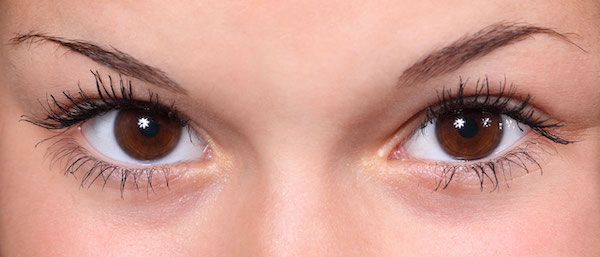
//> input picture Hough-Transform/brown-eyes.jpg, 600 x 257 px
$ ./hough_line brown-eyes.jpg   (built with g++ and OpenCV 4)
//> lines starting //> are read from the running program, lines starting //| are printed output that depends on the picture; after the words box and inside, x2 and y2 are one past the last pixel; in counts of white or black regions, pixels touching at a corner belong together
#include <opencv2/core/core.hpp>
#include <opencv2/highgui/highgui.hpp>
#include <opencv2/opencv.hpp>
#include <stdio.h>
#include <iostream>

using namespace cv;
using namespace std;

// variables to store images
Mat dst, cdstP, gray, src;

int thresh;
const int thresh_max = 100;
double t;

// create a vector to store points of line
vector<Vec4i> linesP;

void on_trackbar( int , void* )
{
  cdstP = src.clone();

  // apply hough line transform
  HoughLinesP(dst, linesP, 1, CV_PI/180, thresh, 10, 250);

  // draw lines on the detected points
   for( size_t i = 0; i < linesP.size(); i++ )
    {
        Vec4i l = linesP[i];
        line( cdstP, Point(l[0], l[1]), Point(l[2], l[3]), Scalar(255,0,0), 3, LINE_AA);
    }

   // show the resultant image
   imshow("Result Image", cdstP);
}

int main(int argc, char** argv) {
  const char* file = argv[1];
  // Read image (color mode)
  src = imread(file, 1);
//> src is the input picture: 257 rows x 600 cols, CV_8UC3; mean B, G, R 142.2, 153.8, 204.8

  if(src.empty())
  {
    cout << "Error in reading image" << file<< endl;
    return -1;
  }

  // Convert to gray-scale
  cvtColor(src, gray, COLOR_BGR2GRAY);
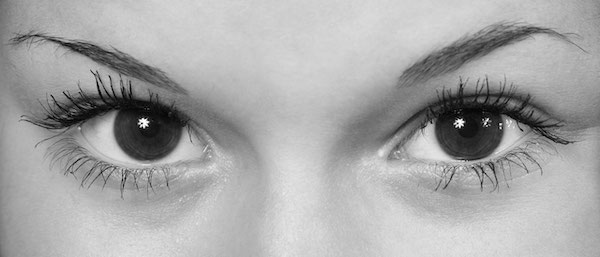
//> gray: 257 rows x 600 cols, CV_8UC1; min 0, max 255, mean 167.7

  // Detect edges using Canny Edge Detector
  Canny(gray, dst, 50, 200, 3);
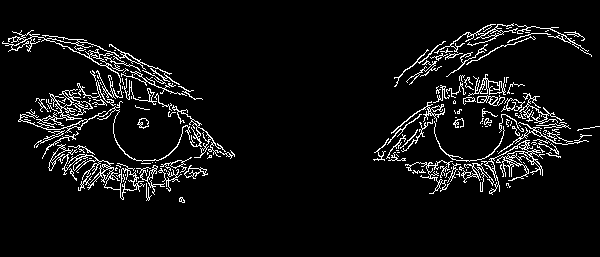
//> dst: 257 rows x 600 cols, CV_8UC1; 6.1% white in thin lines or dots, all inside (x1, y1, x2, y2) = (2, 23, 600, 203)

  // Make a copy of original image
  cdstP = src.clone();

  // Will hold the results of the detection
  namedWindow("Result Image", 1);

  // Declare thresh to vary the max_radius of circles to be detected in hough transform
  thresh = 50;

  // Create trackbar to change threshold values
  createTrackbar("threshold", "Result Image", &thresh, thresh_max, on_trackbar);
  on_trackbar(thresh, 0);
//> in on_trackbar, `HoughLinesP(dst, linesP, 1, CV_PI/180, thresh, 10, 250);`: linesP = 79 lines (x1, y1, x2, y2), first 8: [50, 160, 535, 160], [20, 117, 594, 127], [64, 172, 542, 172], [49, 169, 537, 161], [13, 32, 131, 55], [427, 49, 575, 31], [8, 40, 148, 65], [20, 115, 582, 36]
//> the loop in on_trackbar, `for( size_t i = 0; i < linesP.size(); i++ )` made 79 passes
//> l on passes 1 to 12: [50, 160, 535, 160], [20, 117, 594, 127], [64, 172, 542, 172], [49, 169, 537, 161], [13, 32, 131, 55], [427, 49, 575, 31], [8, 40, 148, 65], [20, 115, 582, 36], [74, 177, 520, 177], [30, 110, 578, 33], [427, 104, 584, 128], [64, 173, 542, 173]
//> after the loop in on_trackbar, `for( size_t i = 0; i < linesP.size(); i++ )`:
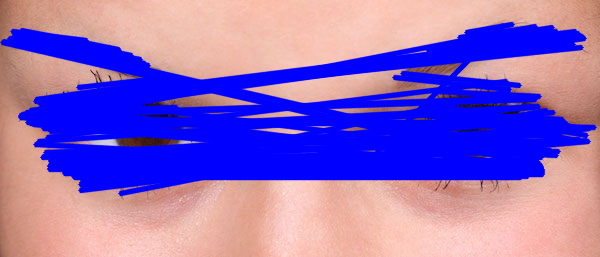
//> cdstP: 257 rows x 600 cols, CV_8UC3; mean B, G, R 193.7, 107.7, 142.3

  // Show the final image with trackbar
  imshow("Source Image", src);
  while(true)
  {
    int c;
    c = waitKey( 20 );
//> the Esc key is pressed
    if( (char)c == 27 )
      { break; }
  }
}
